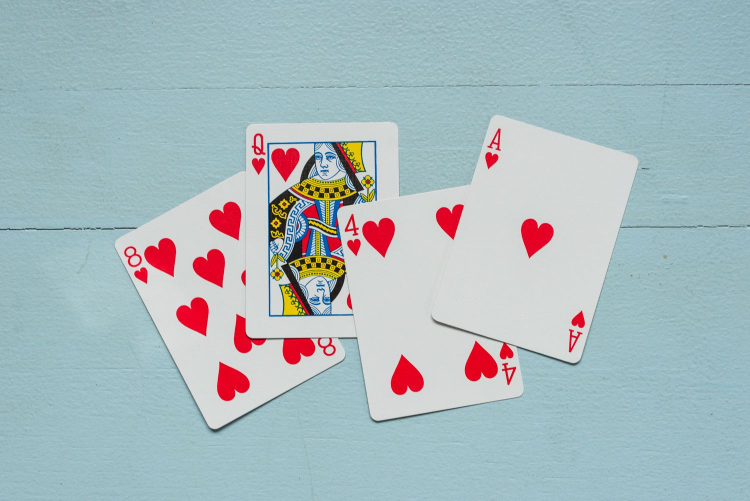
#> input picture SourceFile/card.jpg, 1500 x 1001 px (shown at 1/2 size)
$ python detectCard.py
#> lines starting #> are read from the running program, lines starting #| are printed output that depends on the picture
import cv2
import numpy as np

img = cv2.imread("SourceFile/card.jpg")
#> img is the input picture: shape (1001, 1500, 3); mean B, G, R 190.2, 186, 169.4

width,height = 250,350
pts1 = np.float32([[111,219],[287,188],[154,482],[352,440]])
pts2 = np.float32([[0,0],[width,0],[0,height],[width,height]])
matrix = cv2.getPerspectiveTransform(pts1,pts2)
imgOutput = cv2.warpPerspective(img,matrix,(width,height))
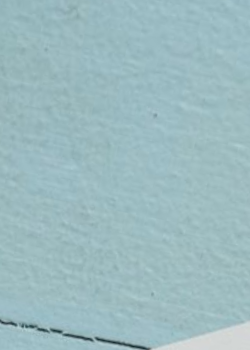
#> imgOutput: shape (350, 250, 3); mean B, G, R 192.1, 187.4, 156.3

cv2.imshow("image", img)
cv2.imshow("image detect", imgOutput)
cv2.waitKey(0)
